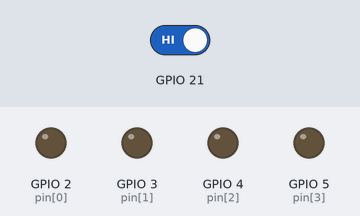
Bench run of a program on a simulated Raspberry Pi (BCM pin numbers). Parts: output pins drawn as LEDs (lit = HIGH). Dashed ring = blinking. The inputs (shaded band) are chosen by the test bench; at power-on: GPIO 21 HIGH.

Above: at 1.2 s.
1.3 s: GPIO 21 driven LOW
At 1.42 s:
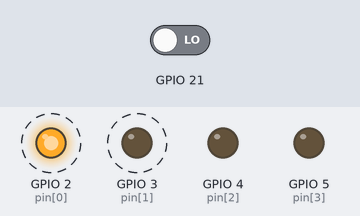
At 2.92 s:
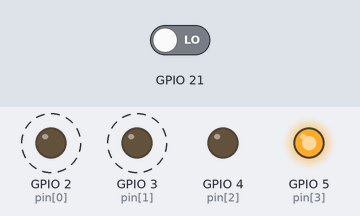
4.3 s: GPIO 21 driven HIGH
At 4.42 s:
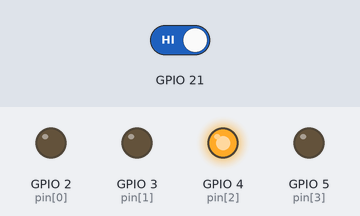
Timing chart, 0 to 7.3 s (numbered marks = the images above; inputs shaded):
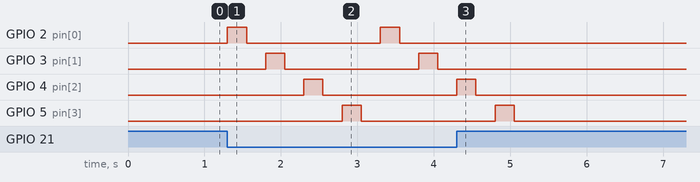

The program:

001-blink-four-leds.py
```python
import RPi.GPIO as GPIO
import time


def main():
    GPIO.setmode(GPIO.BCM)
    GPIO.setup(2, GPIO.OUT)
    GPIO.setup(3, GPIO.OUT)
    GPIO.setup(4, GPIO.OUT)
    GPIO.setup(5, GPIO.OUT)
    GPIO.setup(21, GPIO.IN)

    while True:
        if GPIO.input(21) == 0:
            for pin in range(2, 6):
                GPIO.output(pin, GPIO.HIGH)
                time.sleep(0.25)
                GPIO.output(pin, GPIO.LOW)
                time.sleep(0.25)
        time.sleep(0.001)


if __name__ == "__main__":
    try:
        main()
    except KeyboardInterrupt:
        print("Program interrupted.")
    finally:
        print("Running GPIO cleanup.")
        GPIO.cleanup()
```

Measured:
- after the input at 1.3 s, GPIO 2 (pin[0]): alternates HIGH for 0.25 s and LOW for 1.8 s, starting at once; GPIO 3 (pin[1]): alternates HIGH for 0.25 s and LOW for 1.8 s, starting after 0.50 s; GPIO 4 (pin[2]): LOW → HIGH after 1.0 s, → LOW 0.25 s later; GPIO 5 (pin[3]): LOW → HIGH after 1.5 s, → LOW 0.25 s later
- after the input at 4.3 s, GPIO 2 (pin[0]), GPIO 3 (pin[1]): stops changing and stays LOW; GPIO 4 (pin[2]): goes on until 4.6 s, then stays LOW; GPIO 5 (pin[3]): goes on until 5.1 s, then stays LOW
